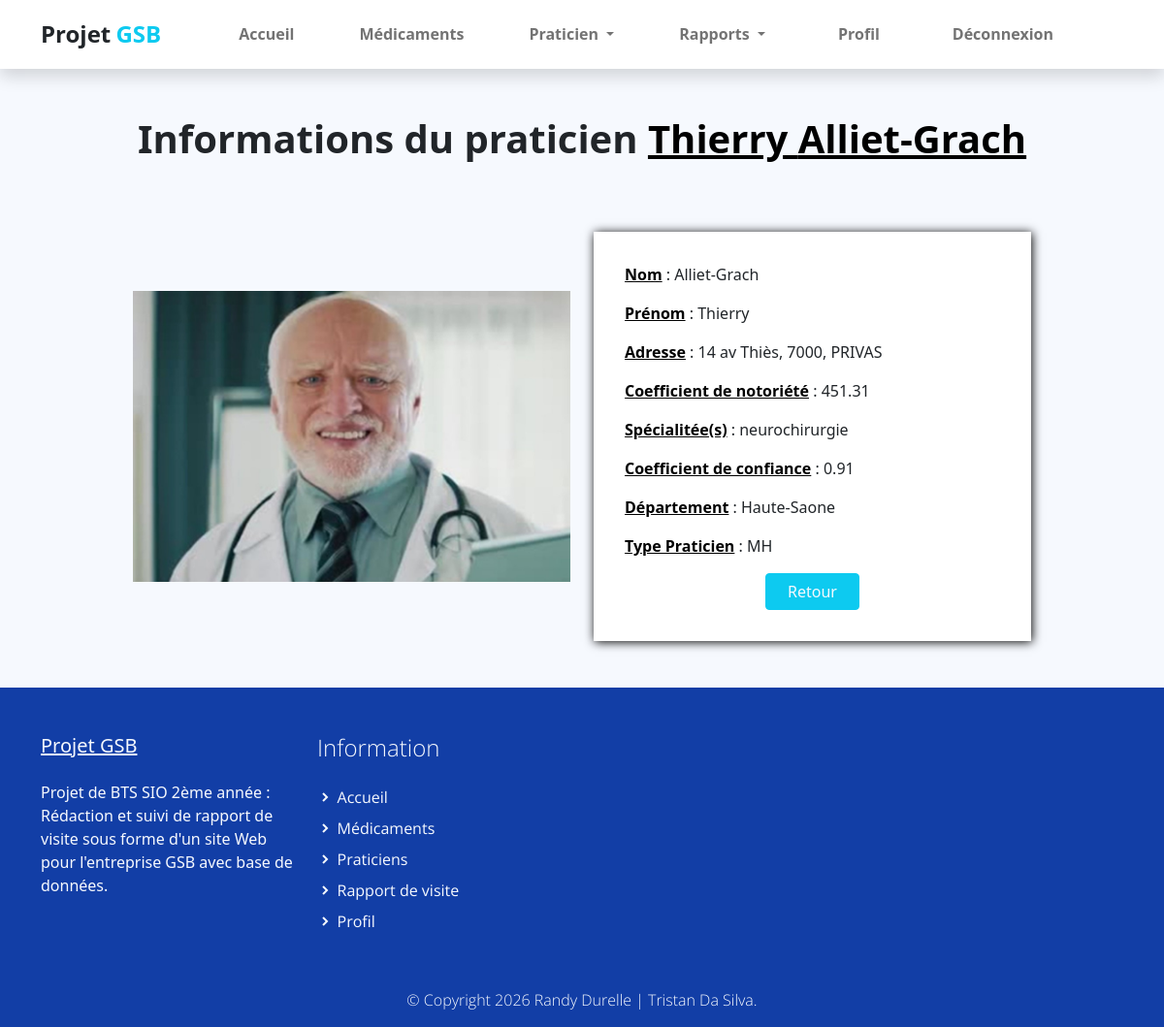
Before: /index.php?uc=praticien&action=afficherpraticien&praticien=81 (signed in) with the older database file.
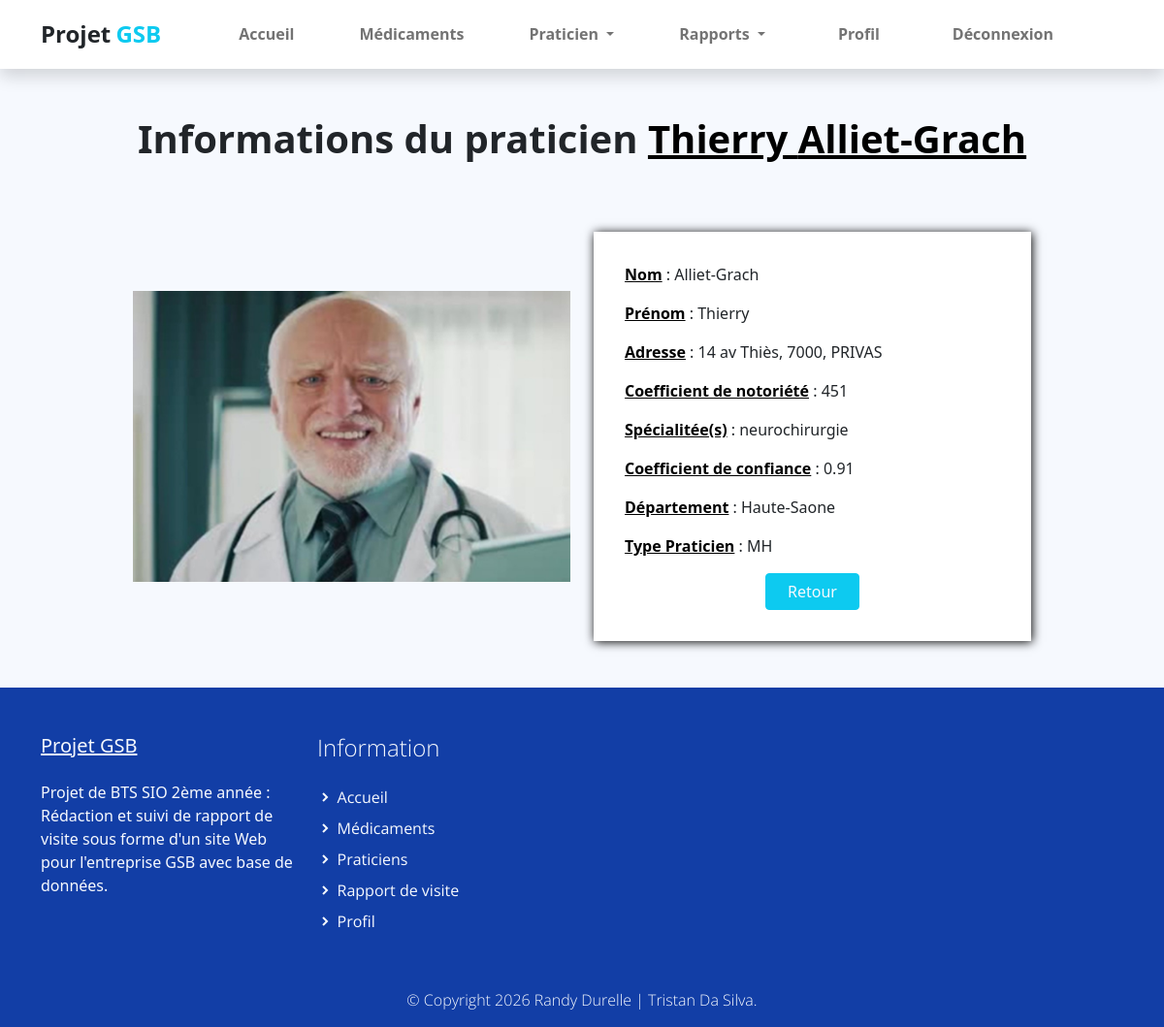
After: the same page with the newer database file.
### tables this page shows
CREATE TABLE IF NOT EXISTS `praticien` (
  `PRA_NUM` int(11) NOT NULL,
  `PRA_PRENOM` varchar(30) DEFAULT NULL,
  `PRA_NOM` varchar(30) DEFAULT NULL,
  `PRA_ADRESSE` varchar(50) DEFAULT NULL,
  `PRA_CP` varchar(5) DEFAULT NULL,
  `PRA_VILLE` varchar(25) DEFAULT NULL,
  `PRA_COEFNOTORIETE` float DEFAULT NULL,
  `TYP_CODE` varchar(3) NOT NULL,
  PRIMARY KEY (`PRA_NUM`),
  KEY `praticien_type_praticien0_FK` (`TYP_CODE`)
);

CREATE TABLE IF NOT EXISTS `departement` (
  `NoDEPT` int(11) NOT NULL,
  `Departement` varchar(30) NOT NULL,
  `REG_CODE` varchar(2) NOT NULL,
  PRIMARY KEY (`NoDEPT`),
  KEY `REG_CODE` (`REG_CODE`)
);

### modele/praticien.modele.inc.php (called while the page is built, shortened)
<?php
function getPraticienById($id)
{
    try {
        $monPdo = connexionPDO();
        $req = 'SELECT * FROM praticien WHERE PRA_NUM = :id';
        $stmt = $monPdo->prepare($req);
        $stmt->bindParam(':id', $id, PDO::PARAM_INT);
        $stmt->execute();
        $result = $stmt->fetch();
        return $result;
    } catch (PDOException $e) {
        print "Erreur !: " . $e->getMessage();
        die();
    }
}
function getInfosPraticien($id)
{
    try {
        $monPdo = connexionPDO();
        $req = "
            SELECT
                p.PRA_NOM AS Nom,
                p.PRA_PRENOM AS Prenom,
                CONCAT(p.PRA_ADRESSE, ', ', p.PRA_CP, ', ', p.PRA_VILLE) AS Adresse,
                p.PRA_COEFNOTORIETE AS Telephone,
                d.Departement AS Departement
            FROM praticien p
            LEFT JOIN departement d ON LEFT(p.PRA_CP, 2) = d.NoDEPT
            WHERE p.PRA_NUM = :id
        ";
        $stmt = $monPdo->prepare($req);
        $stmt->bindParam(':id', $id, PDO::PARAM_INT);
        $stmt->execute();
        $result = $stmt->fetch();
        return $result;
    } catch (PDOException $e) {
        print "Erreur !: " . $e->getMessage();
        die();
    }
}
function getSpecialitePraticien($id)
{
    $monPdo = connexionPDO();
    $req = "
        SELECT s.SPE_LIBELLE
        FROM praticien p
        LEFT JOIN posseder po ON p.PRA_NUM = po.PRA_NUM
        LEFT JOIN specialite s ON po.SPE_CODE = s.SPE_CODE
        WHERE p.PRA_NUM = :id
    ";
    $stmt = $monPdo->prepare($req);
    $stmt->bindParam(':id', $id, PDO::PARAM_INT);
    $stmt->execute();
    $result = $stmt->fetchAll(PDO::FETCH_COLUMN);
    $result = array_filter($result, function($val) {
        return $val !== null;
    });
    return $result;
}
function getCoefConfiance($pra_num)
{
    try {
        $monPdo = connexionPDO();
        $req = "SELECT s.SPE_LIBELLE, p.POS_COEFPRESCRIPTIO, p.POS_DIPLOME
                FROM posseder p
                JOIN specialite s ON p.SPE_CODE = s.SPE_CODE
                WHERE p.PRA_NUM = :pra_num";
        $stmt = $monPdo->prepare($req);
        $stmt->bindParam(':pra_num', $pra_num, PDO::PARAM_INT);
        $stmt->execute();
        return $stmt->fetchAll();
    } catch (PDOException $e) {
        print "Erreur !: " . $e->getMessage();
        die();
    }
}

### vues/v_afficherPraticien.php (the view)
<section class="bg-light">
    <div class="container">
        <div class="structure-hero pt-lg-5 pt-4">
            <h1 class="titre text-center">Informations du praticien <span
                    class="carac"><?php echo $infos['Prenom'] . ' ' . $infos['Nom']; ?></span></h1>
        </div>
        <div class="row align-items-center justify-content-center">
            <div class="test col-12 col-sm-8 col-lg-6 col-xl-5 col-xxl-4 py-lg-5">
                <img class="img-fluid" src="assets/img/medecin.jpg">
            </div>
            <div class="test col-12 col-sm-8 col-lg-6 col-xl-5 col-xxl-4 py-lg-5 py-3">
                <div class="formulaire"><?php
                if (!empty($infos)): ?>
                        <p><span class="carac">Nom</span> : <?php echo $infos['Nom']; ?></p>
                        <p><span class="carac">Prénom</span> : <?php echo $infos['Prenom']; ?></p>
                        <p><span class="carac">Adresse</span> : <?php echo $infos['Adresse']; ?></p>
                        <p><span class="carac">Coefficient de notoriété</span> : <?php echo $infos['Telephone']; ?></p>
                        <p><span class="carac">Spécialitée(s)</span> :
                            <?php if (!empty($specialite)) {
                                echo implode(', ', $specialite);
                            } else {
                                echo 'Aucune(s) spécialitée(s)';
                            } ?>
                        </p>
                        <p><span class="carac">Coefficient de confiance</span> :
                            <?php
                            if (!empty($coefConfiance)) {
                                $total = 0;
                                foreach ($coefConfiance as $coef) {
                                    $total += $coef['POS_COEFPRESCRIPTIO'];
                                }
                                $moyenne = $total / count($coefConfiance);
                                echo number_format($moyenne, 2);
                            } else {
                                echo 'Non défini';
                            }
                            ?>
                        </p>
                        <p><span class="carac">Département</span> : <?php echo $infos['Departement']; ?></p>
                        <p><span class="carac">Type Praticien</span> : <?php echo $praticien['TYP_CODE']; ?></p>
                    <?php endif; ?>
                    <input class="btn btn-info text-light valider col-6 col-sm-5 col-md-4 col-lg-3" type="button"
                        onclick="history.go(-1)" value="Retour">
                </div>
            </div>
        </div>
    </div>
</section>

Changed rows visible on the page:
changed praticien "Thierry": PRA_COEFNOTORIETE "451.31" → "451"
